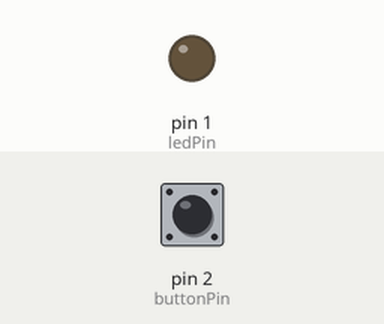
Recording of a sketch running on a simulated Arduino Uno, built with avr-gcc and run on an emulated ATmega328P. Shown: output pins drawn as LEDs (lit = HIGH). Inputs (shaded band) come from the test bench; at power-on: pin 2 (buttonPin) LOW.

Above: at 1.2 s.
1.3 s: pin 2 (buttonPin) pulled HIGH for 0.15 s
At 2.5 s:
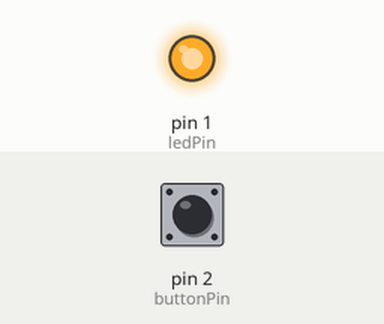
2.9 s: pin 2 (buttonPin) pulled HIGH for 1 s
At 3.7 s:
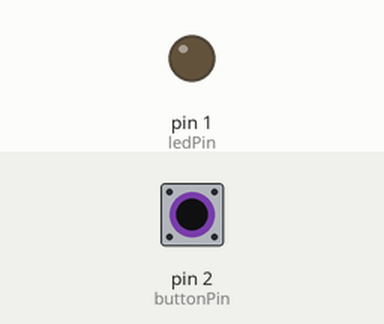
5.4 s: pin 2 (buttonPin) pulled HIGH for 3.2 s
At 6.8 s:
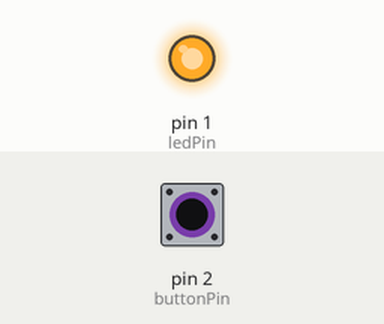
Timing chart, 0 to 8.4 s (numbered marks = the images above; inputs shaded):
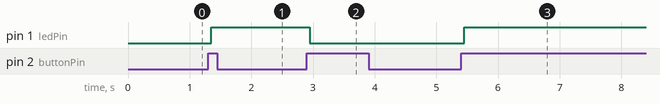

The sketch:

debounceSend.ino
```cpp
#include <RCSwitch.h>                // rf librarie

const int buttonPin = 2;             // number of the pushbutton pin
const int ledPin = 1;                // define led pin
int buttonState;                     // current reading from the input pin
int lastButtonState = LOW;           // previous reading from the input pin
int ledState = LOW;

unsigned long lastDebounceTime = 0;  // last time the output pin was toggled
unsigned long debounceDelay = 50;    // lebounce time

RCSwitch mySwitch = RCSwitch();

void setup() {
  // GPIO setup
  pinMode(buttonPin, INPUT);
  pinMode(ledPin, OUTPUT);

  // radio setup
  mySwitch.enableTransmit(3);        // define DATA pin
  mySwitch.setPulseLength(320);      // define pulselength
  mySwitch.setProtocol(1);           // default is 1
  mySwitch.setRepeatTransmit(15);    // define number tries
}

void loop() {
  // read the state of the switch into a local variable:
  int reading = digitalRead(buttonPin);

  // if the switch changed, due to noise or pressing:
  if (reading != lastButtonState) {
    // reset the debouncing timer
    lastDebounceTime = millis();
  }

  if ((millis() - lastDebounceTime) > debounceDelay) {
    // if the button state has changed:
    if (reading != buttonState) {
      buttonState = reading;

      if (buttonState == HIGH) {
        // change LED state
        ledState = !ledState;
        digitalWrite(ledPin, ledState);
      }
      // send radio message acording to protocol
      mySwitch.send("10011101");
    }
  }
  // save the reading as lastButtonState
  lastButtonState = reading;
}
```

Measured:
- after the input at 1.3 s, pin 1 (ledPin): LOW → HIGH after 0.05 s
- after the input at 2.9 s, pin 1 (ledPin): HIGH → LOW after 0.05 s
- after the input at 5.4 s, pin 1 (ledPin): LOW → HIGH after 0.05 s
